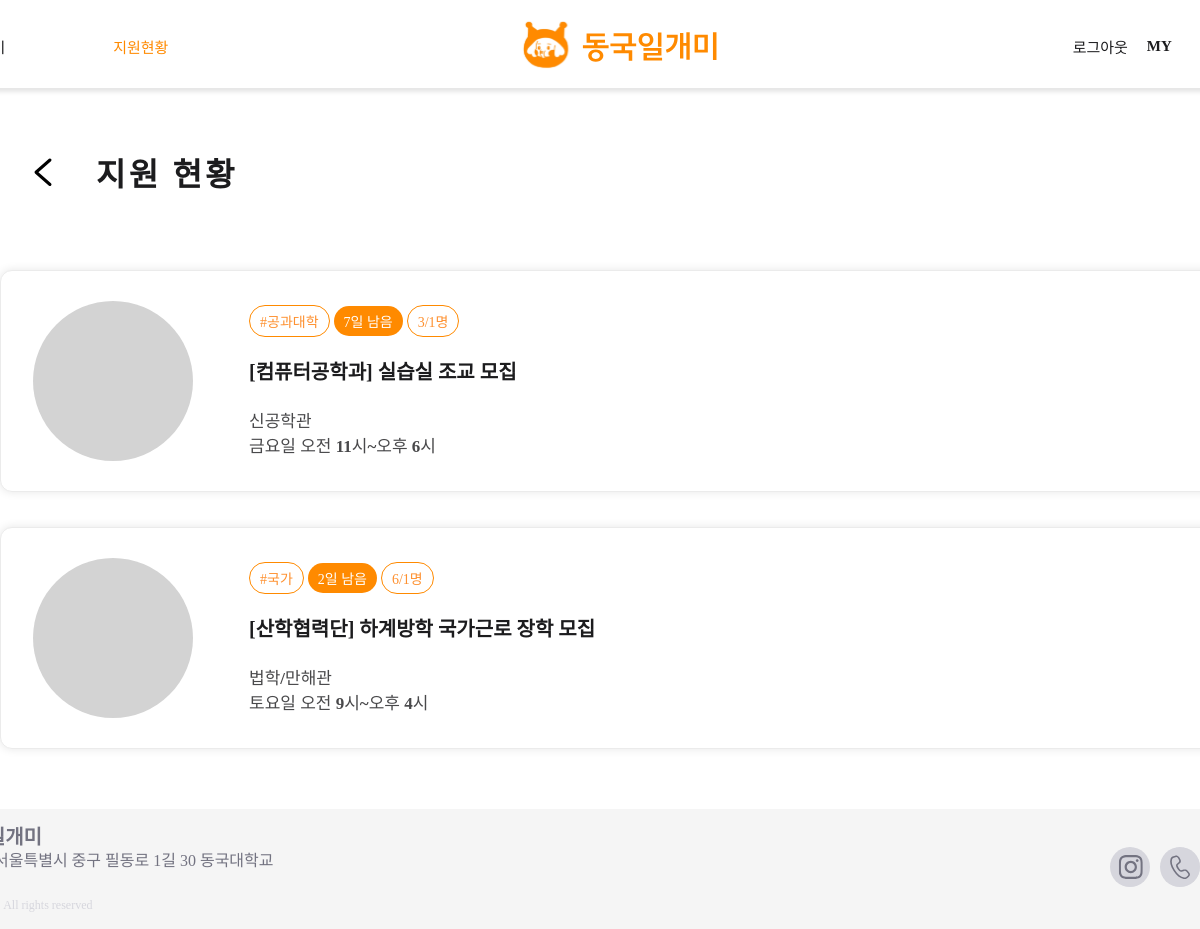
Page /users/student-myapplication/ (signed in) on the earlier database version.
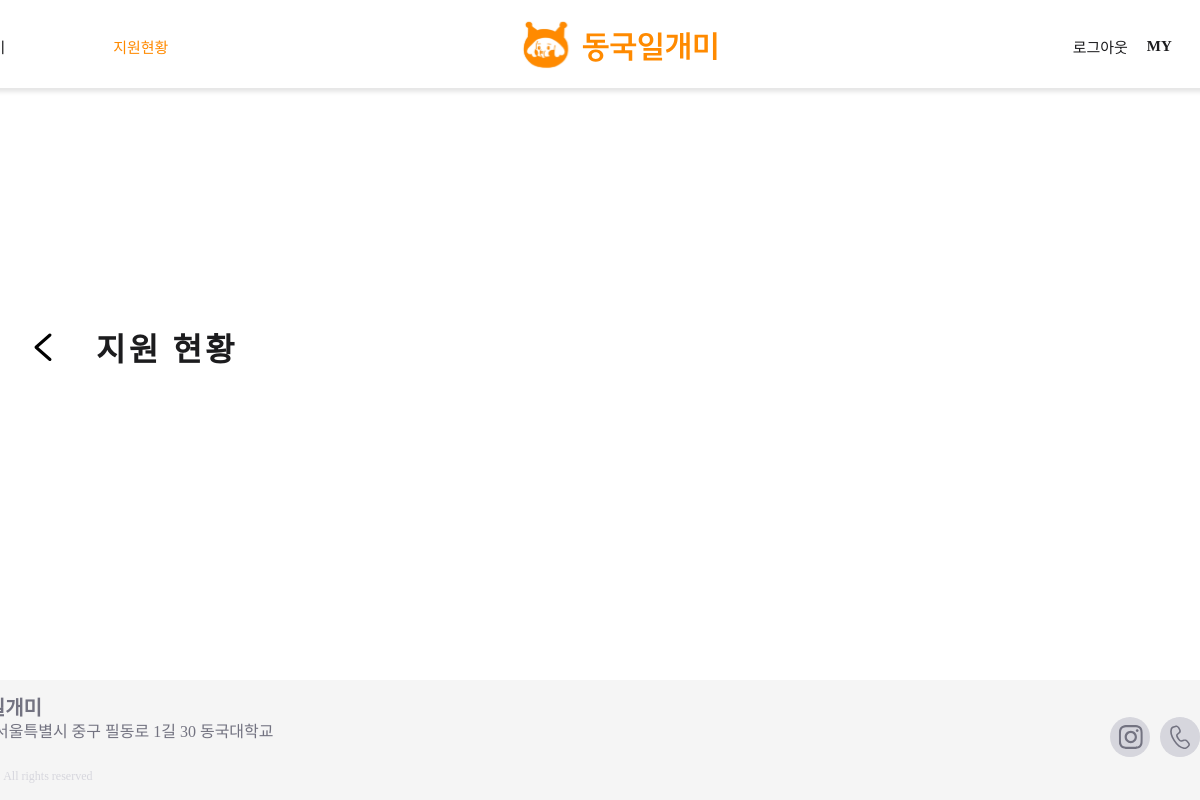
Same page on the later database version.
### main/models.py (models this page shows, shortened)
class Application(models.Model):
    post = models.ForeignKey(Post, null=False, related_name="applications", blank=False, on_delete=models.CASCADE)
    writer = models.ForeignKey(User, null=False, blank=False, on_delete=models.CASCADE)
    is_accepted = models.PositiveIntegerField(null=False, default=0)
    file = models.FileField(upload_to="application_file/", blank=True, null=True)

class Post(models.Model):
    writer = models.ForeignKey(User, null=False, blank=False, on_delete=models.CASCADE)
    title = models.CharField(max_length=50)
    organization = models.CharField(max_length=50, null=True)
    department = models.CharField(max_length=50, null=True)
    is_income_bracket = models.PositiveIntegerField(null=False, default=0) #boolean
    start_date = models.DateField(null=True)
    end_date = models.DateField(null=True)
    deadline = models.DateField(null=True)
    day_left = models.IntegerField(null=True)
    place = models.CharField(max_length=50, blank=False)
    time = models.TextField(null=False)
    recruitment = models.PositiveIntegerField(default=0)
    wage = models.PositiveIntegerField(null=True, default=0)
    body = models.TextField()
    file = models.ImageField(upload_to="post/", blank=True, null=True)
    pub_date = models.DateTimeField()
    scrap = models.ManyToManyField(User, related_name='scraped', blank=True, default=None)
    scrap_count = models.PositiveIntegerField(default=0)
    applicated_count = models.PositiveIntegerField(default=0)

### users/views.py (the view)
# urls.py: path('student-myapplication/', student_myapplication, name="student-myapplication"),
def student_myapplication(request):
    if request.user.is_authenticated:
        applications = Application.objects.filter(writer=request.user)
        applications = applications.order_by('-is_accepted')
        return render(request, 'users/student_myapplication.html', {'applications':applications})
    return redirect('accounts:login')

### users/templates/users/student_myapplication.html (shortened to what this page needs)
{% extends 'base.html' %} {% load static %} {% block content %}
<link
  rel="stylesheet"
  type="text/css"
  href="{% static 'css/users/student_myapplication.css'%}"
/>
<div class="test">
<div class="content" id="header">
  <a href="javascript:history.back()">
    <img src="{% static 'images/icons/vector.svg' %}" id="vector" />
  </a>
  <span class="Capital Caption" style="margin-bottom: 0.5em">지원 현황</span>
</div>
<div class="content" id="main2">
  {% if applications %} {% for app in applications %}
  <div class="card">
    <span class="photo">
      <span class="architecture"></span>
    </span>
    <span class="detail">
      <div class="information">
        <span class="info classification small orange">
          #{{app.post.department}}
        </span>
        <span class="info date small white">
          {% if app.post.day_left >= 0 %} {{ app.post.day_left }}일 남음 {% else %} 지원
          마감 {% endif %}
        </span>
        <span class="info classification small orange">
          {{app.post.applicated_count}}/{{app.post.recruitment}}명
        </span>
      </div>
      <a class="title Caption big" href="{% url 'main:post-detail' app.post.id %}">
        [{{app.post.organization}}] {{app.post.title}}
      </a>
      <div class="Caption light up">
        <div>{{app.post.place}}</div>
        <div>{{app.post.time}}</div>
      </div>
    </span>
  </div>
  {% endfor %} {% endif %}
</div>
</div>
{% endblock %}

### project/templates/base.html (shortened to what this page needs)
<!DOCTYPE html>
{% load static %}
<html lang="ko">
  <head>
  </head>
  <body style="margin: 0px; overflow-x: hidden;">
    <div class="container">
      {% include 'shared/_topnav.html' %}
      <div class="baseContent">{% block content %} {% endblock %}</div>
      {% block footer %} {% include 'shared/_footer.html' %} {% endblock %}
    </div>
  </body>
</html>

### project/templates/shared/_topnav.html (shortened to what this page needs)
{% load static %}
<link
  rel="stylesheet"
  type="text/css"
  href="{% static 'css/shared/topnav.css'%}"
/>
<div class="screen">
  <div class="topnav">
    <div class="nav-1 header-font">
      <div class="div">
        <div class="nav-2">
          <a class="Caption" href="{% url 'main:mainlistpage' %}">알아보기</a>
          {% if user.profile.student_or_staff == 'student' %}
            <a class="Caption" href="{% url 'users:student-myapplication' %}">지원현황</a>
          {% elif user.profile.student_or_staff == 'staff' %}
            <a class="Caption" href="{% url 'main:new-post' %}">게시하기</a>
          {% else %}
            <a class="Caption" href="{% url 'users:student-myapplication' %}">지원현황</a>
          {% endif %}
        </div>
        <a class="logo logo-font" href="{% url 'main:mainpage' %}">
          <img src="{% static 'images/logo.svg' %}" />
        </a>
        <div class="nav-3">
          {% if user.is_authenticated %}
          <a class="Caption" href="/accounts/logout/">로그아웃</a>
            {% if user.profile.student_or_staff == 'student' %}
            <a class="Caption" href="{% url 'users:student-mypage' %}">MY</a>
            {% elif user.profile.student_or_staff == 'staff' %}
            <a class="Caption" href="{% url 'users:staff-mypage' %}">MY</a>
            {% else %}
            <a class="Caption" href="{% url 'users:staff-mypage' %}">MY</a>
            {% endif %}
          {% endif %}
          <div>
            <button id="bell">
            </button>
          </div>
        </div>
      </div>
    </div>
  </div>
</div>

### project/templates/shared/_footer.html (shortened to what this page needs)
{% load static %}
<link
    rel="stylesheet"
    type="text/css"
    href="{% static 'css/shared/footer.css'%}"
/>
<div class="footerScreen">
    <div class="footerFrame">
        <div class="footerTextFrame">
            <div class="nameText">동국일개미</div>
            <div class="adressText">04620 서울특별시 중구 필동로 1길 30 동국대학교</div>
            <div class="teamNameText">@ 망나뇽. All rights reserved</div>
        </div>
        <div class="footerIconFrame">
            <div class="icon">
            </div>
            <div class="icon">
            </div>
        </div>
    </div>
</div>

### project/static/css/shared/topnav.css (style rules this page uses)
.screen { display: flex; flex-direction: column; width: 100vw; height: 88px; align-items: center; justify-content: center; box-sizing: border-box; box-shadow: 0px 4px 4px 0px rgba(0, 0, 0, 0.10); }
@media screen and (max-width: 1300px) { .screen { display: flex; flex-direction: column; width: 1300px; height: 88px; align-items: flex-end; box-shadow: 0px 4px 4px 0px rgba(0, 0, 0, 0.10); } }
.topnav { display: flex; flex-direction: row; margin: 0 auto; margin-bottom: 1.75em; }
.topnav .nav-1 { display: flex; flex-direction: row; width: 73vw; min-width: 1300px; }
.nav-1 .nav-2 { display: flex; gap: 6.75em; margin-top: 2em; }
.topnav .div { display: flex; width: 100%; align-items: center; justify-content: space-between; position: relative; }
.topnav .logo { display:flex; align-items: center; justify-content: center; margin-top: 1em; }
.topnav .nav-3 { display: flex; align-items: center; gap:1.18em; margin-top:2em; }
.Caption { color: #1C1C1E; font-family: "SUITE Variable"; font-size: 15px; font-style: normal; font-weight: 550; line-height: normal; }
.logo-font { color: #FF8A00; font-family: "SUITE Variable"; font-size: 28px; font-style: normal; font-weight: 700; line-height: normal; }
a { display: inline-block; white-space: nowrap; text-decoration-line: none; }
.screen, .topnav, .nav-1, .nav-2, .topnav .div, .topnav .logo, .topnav .nav-3, .nav-3 .nav-link-account { box-sizing: border-box; }
button { border: none; background-color: #FFF; }

### project/static/css/users/student_myapplication.css (style rules this page uses)
.baseContent { flex-direction: column; align-items: center; }
.container { width: 100%; }
.test { display: flex; flex-direction: column; width: 100%; max-width: 1300px; }
.content { display: flex; flex-direction: column; width: 73vw; max-width: 1300px; gap: 10px; }
@media (min-width: 1051px) { .content { align-items: start; justify-content: center; } }
#header { margin-top: 56px; flex-direction: row; align-items: center; justify-content: flex-start; }
#vector { width: 86px; height: 74px; }
button { background-color: #FFF; border:none; cursor: pointer; }
.Capital { font-size: 32px; font-style: normal; font-weight: 700; line-height: 10px; letter-spacing: 3.2px; }
.nav-1 .nav-2 :nth-child(2) { color: #FF8A00; }

### project/static/css/shared/footer.css (style rules this page uses)
.footerScreen { display: flex; justify-content: center; position: relative; bottom: 0; width: 100%; height: 120px; background-color: #F5F5F5; }
.footerFrame { width: 73vw; min-width: 1300px; height: 100%; display: flex; justify-content: space-between; align-items: center; }
.footerTextFrame { display: flex; flex-direction: column; align-items: flex-start; }
.nameText { color: #737381; font-family: "SUITE Variable"; font-feature-settings: 'clig' off, 'liga' off; font-size: 20px; font-style: normal; font-weight: 700; line-height: 24px; }
.adressText { color: #737381; font-feature-settings: 'clig' off, 'liga' off; font-family: "SUITE Variable"; font-size: 16px; font-style: normal; font-weight: 500; line-height: 24px; }
.teamNameText { margin-top: 24px; color: #D6D6DD; font-family: "SUITE Variable"; font-size: 12px; font-style: normal; font-weight: 500; line-height: 16px; }
.footerIconFrame { display: inline-flex; height: 45.217px; align-items: flex-start; gap: 10px; flex-shrink: 0; }
.icon { display: flex; justify-content: center; align-items: center; width: 40px; height: 40px; flex-shrink: 0; border-radius: 50px; background: #D6D6DD; }

### project/templates/base.html (style rules this page uses)
body { display: flex; flex-direction: column; min-height: 100vh; margin: 0; }
.container { flex: 1; display: flex; flex-direction: column; justify-content: center; align-items: center; width: 100vw; overflow: auto; }
.baseContent { flex: 1; display: flex; justify-content: center; width: 100vw; }

Differences in the rows shown:
removed Application: post.department "공과대학", post.day_left "7", post.applicated_count "3", post.recruitment "1", post.organization "컴퓨터공학과", post "실습실 조교 모집", post.place "신공학관", post.time "금요일 오전 11시~오후 6시"
removed Application: post.department "국가", post.day_left "2", post.applicated_count "6", post.recruitment "1", post.organization "산학협력단", post "하계방학 국가근로 장학 모집", post.place "법학/만해관", post.time "토요일 오전 9시~오후 4시"
